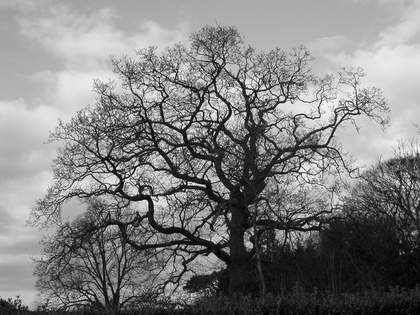
%> input picture Parameter measurement/Fractal Dimension-FD/boxcount/fractal_tree.jpg (made grey), 420 x 315 px, shrunk from 2272 x 1704 before the run, given in place of hand_indata.png, which was not available
$ octave example2D.m   (GNU Octave 9; MATLAB toolbox functions it lacks are replaced by stand-ins)
%> lines starting %> are read from the running program, lines starting %| are printed output that depends on the picture; pictures that were not available may be replaced by others from this repository, and a replacement may not be noted
### ControlSurface/src/freqgrid2.m
function [yGrid, xGrid] = freqgrid2(ysize,xsize,gpu)

%  [yGrid, xGrid] = freqgrid2(ysize,xsize)
%  [yGrid, xGrid] = freqgrid2(size)
%
% Creates a 2D grid of frequencies of a given size, respecting the MATLAB
% convention for the location of the DC component (top left). This means
% that if a filter is desgined on this grid, ifft2(filter) will behave as
% expected. Use fftshift before visualising.
%
% Chris Bridge, Institute of Biomedical Engineering, University of Oxford
% christopher.bridge@eng.ox.ac.uk

if nargin < 2
    xsize = ysize;
end

% Dimensions
ymid = floor(ysize/2);
xmid = floor(xsize/2);

% Work out the maximum frequency in the grid - depends on whether the image
% has odd or even dimensions due to the definition of the FFT
if(mod(ysize,2)) == 0
    ymax = ymid-1;
else
    ymax = ymid;
end

if(mod(xsize,2)) == 0
    xmax = xmid-1;
else
    xmax = xmid;
end

% Create the grid for the filter
[yGrid, xGrid] = ndgrid( -ymid : ymax, -xmid : xmax);
yGrid = ifftshift(yGrid)/ysize;
xGrid = ifftshift(xGrid)/xsize;

### Control surface/src/createMonogenicFilters.m
function filtStruct = createMonogenicFilters(ysize,xsize,wl,filtType, parameter)
%
%   filtStruct = createMonogenicFilters(ysize,xsize,wl, filtType = 'lg', parameter)
%
%    Creates a set of frequency domain filters combining bandpass and Reisz
%    filters for use in calculating the monogenic signal.
%
%         Inputs:
%                ysize, xsize - Y and X dimensions of the filters
%                wl           - Vector of wavelengths to use
%                filtType     - Filter type to use:
%                               'lg'    - Log-Gabor radial filter
%                               'gabor' - Gabor radial filter
%                               'gd'    - Gaussian derivative filter
%                               'cau'   - Cauer (elliptic) filter
%                               'dop'   - Difference of Poisson filter
%                parameter    - The shape parameters for 'lg' and 'dop'
%                               type filters
%
%         Outputs:
%                 fltStruct   - Output structure containing the filters used
%                               for use in calculating the mongenic signal.
%
%                               Fields:
%                             -  bpFilt - A four-dimensional array. Stacked
%                              along the fourth dimension are the bandpass
%                              filters for each wavelength. The third
%                              dimension is singleton. This allows
%                              intuitive filtering of stacks of images
%                              (i.e. videos)
%                             -  ReiszFilt - the complex-valued filter for the
%                              the Reisz transform
%                             -  numFilt - The number of bandpass filters
%
%
% Adapted by Chris Bridge (March 2014) from code by Vicente Grau and Ana
% Namburete
% christopher.bridge@eng.ox.ac.uk

if nargin < 4 || isempty(filtType)
    filtType = 'lg';
end

% Frequency grid for the filter
[yGrid,xGrid] = freqgrid2(ysize,xsize);

% Determine the spatial regions to use
w = sqrt(yGrid.^2 + xGrid.^2);
w(1, 1) = 1;    %Trick to avoid division by zero at DC component

% Determine the number of filters to try from input
numFilt = length(wl);

% Parameters governing the bandwidth of the bandpass filter for Gabor and
% log-Gabor type filters, and ratio of centre frequencies for difference of
% Poisson filters

if nargin > 4 && ~isempty(parameter)
    if(parameter < 0.0 || parameter > 1.0)
        error('Parameter must be between 0.0 and 1.0');
    end
    sigmaOnf = parameter;
    ratio = parameter;
else
    sigmaOnf = 0.5;
    ratio = 0.98;
end

% Output structure
bpFilt = zeros(ysize,xsize,1,numFilt);


% Generate band-pass filters (in frequency domain)
for flt = 1:numFilt
    % Construct the filter - first calculate the radial filter component.
    fo = 1.0/wl(flt);   % Centre frequency of filter.
    w0 = fo;       % Normalised radius from centre of frequency plane
                        % corresponding to fo.
    if strcmp(filtType, 'lg')
        bpFilt(:,:,1,flt) = exp((-(log(w/w0)).^2) / (2 * log(sigmaOnf)^2));         % computation of 3D log-gabor filter across the volumetric range
    elseif strcmp(filtType, 'gabor')
        bpFilt(:,:,1,flt) = exp((-(w/w0).^2) / (2 * sigmaOnf^2));                   % gabor filter
    elseif strcmp(filtType, 'gd')
        bpFilt(:,:,1,flt) = w .* exp(-(w.^2)*(wl(flt)^2));                          % isotropic gaussian derivative filter; wl is used for sigma
    elseif strcmp(filtType, 'cau')
        bpFilt(:,:,1,flt) = w .* exp(-(w)*(wl(flt)));                               % cauer filter, wl is used for sigma
    elseif strcmp(filtType, 'dop')
        s2 = wl(flt)/((ratio-1))*log(ratio);                                   % difference of Poisson filters
        s1 = ratio*s2;
        bpFilt(:,:,1,flt) = exp(-w*s1) - exp(-w*s2);
    end

    % Set the DC value of the filter
    bpFilt(1, 1, 1, flt) = 0;

    % Also remove unwanted high frequency components in filters
    % with even dimensions
    if(mod(ysize,2) == 0)
       bpFilt( ysize/2 +1,:, 1, flt) = 0;
    end
    if(mod(xsize,2) == 0)
       bpFilt( :, xsize/2 +1, 1, flt) = 0;
    end
end

% Normalise by the maximum value of the sum of all filters
sumFilt = sum(bpFilt, 4);
filtStruct.bpFilt = bpFilt ./ max(sumFilt(:));
filtStruct.numFilt = numFilt;

% Generating the Riesz filter components as a complex filter
filtStruct.ReiszFilt = (1i * yGrid - xGrid)./ w;     % (iY) + i(iX) = iY - X

% Create a frequency-domain differentiation filter (using the
% differentation property of Fourier Transforms)
filtStruct.diffFilt = 2i*pi*yGrid - 2*pi*xGrid;          % (iY) + i(iX) = iY - X

filtStruct.wl = wl;
filtStruct.filtType = filtType;
filtStruct.sigmaOnf = sigmaOnf;
filtStruct.ratio = ratio;

### Control surface/src/monogenicSignal.m
function [Fm1, Fm2, Fm3] = monogenicSignal(im, filtStruct)
%
%        [Fm1, Fm2, Fm3] = monogenicSignal(im, filtStruct)
%
% This function computes the monogenic signal using the Riesz transform as
% suggested by Felsberg. This function returns the 2D monogenic signal of
% each frame regardless of the input dimensionality
%
%   Inputs:
%       im         = image for which monogenic signal will be computed.
%                    May be 2 or 3 dimensional stack of images.
%       filtStruct = a structure containing the necessary filters, as
%                    returned by createMonogenicFilters
%
%   Outputs:
%       Fm1        = even component of the monogenic signal
%       Fm2,Fm3    = odd components of the monogenic signal
%                    The first three dimensions of the output are the image
%                    dimensions, the fourth is the bandpass wavelength if
%                    multiple are used.
%
%
% Adapted by Chris Bridge (March 2014) from code by Vincente Grau and Ana
% Namburete
% christopher.bridge@eng.ox.ac.uk

% Compute the 2-dimensional fast Fourier transform of the original image or
% stack of images
F = fft2(im);
Ffilt = bsxfun(@times, F, filtStruct.bpFilt);

% Compute the parts of the monogenic signal (NB applying the ifft2 to a 3D
% image here performs the 2D ifft to each two dimensional slice)
Fm1 = real(ifft2( Ffilt ));    %even component
Fmodd = ifft2( bsxfun(@times, Ffilt, filtStruct.ReiszFilt) );
Fm2 = real(Fmodd);  %odd components...
Fm3 = imag(Fmodd);

### Control surface/src/localEnergy.m
function LE = localEnergy(m1,m2,m3,wl_ind)
%
%   LE = localEnergy(m1,m2,m3,wl_ind)
%
% Calculates the local energy from a monogenic signal (m1,m2,m3) of an
% image or video. The phase is calculated for each scale independently.
%
% Alternatively, wl_ind, a parameter selecting the index of the wavelength
% to use may be passed.
%
% Chris Bridge, Institute of Biomedical Engineering, University of Oxford
% christopher.bridge@eng.ox.ac.uk

if nargin < 4
   LE = m1.^2 + m2.^2 + m3.^2;
else
   LE = m1(:,:,:,wl_ind).^2 + m2(:,:,:,wl_ind).^2 + m3(:,:,:,wl_ind).^2;
end

### Control surface/src/localPhase.m
function LP = localPhase(m1,m2,m3, wl_ind)
%
%    LP = localPhase(m1,m2,m3,wl_ind)
%
% Calculates the local phase from a monogenic signal (m1,m2,m3) of an image
% or video. The phase is calculated for each scale independently.
%
% Alternatively, wl_ind, a parameter selecting the index of the wavelength
% to use may be passed.
%
% Chris Bridge, Institute of Biomedical Engineering, University of Oxford
% christopher.bridge@eng.ox.ac.uk

if nargin < 4
   LP = atan2( sqrt(m2.^2 + m3.^2), m1);
else
   LP = atan2( sqrt(m2(:,:,:,wl_ind).^2 + m3(:,:,:,wl_ind).^2), m1(:,:,:,wl_ind));
end

### Control surface/src/localOrientation.m
function LO = localOrientation(m2,m3,degrees)
%  function LO = localOrientation(m2,m3,degrees = false)
%
% This function calculates the local image orientation from the odd parts
% of the monogenic signal. The value returned is in radians unless the
% third argument is set to true. The angle is measured anti-clockwise from
% the increasing x-axis and corresponds to the direction of increasing
% intensity in the image. The value is wrapped to be between -pi and pi
% radians (or -180 to 180 degrees).
%
% Chris Bridge, Institute of Biomedical Engineering, University of Oxford
% christopher.bridge@eng.ox.ac.uk

if (nargin < 3)
    degrees = false;
end

if (degrees)
    LO = atan2d(-m2,m3);
else
    LO = atan2(-m2,m3);
end

### Control surface/src/featureSymmetry.m
function [FS,FA] = featureSymmetry(m1,m2,m3, T)
%
%     [FS,FA] = featureSymmetry(m1,m2,m3, T = 0.18)
%
%  Calculates the feature symmetry (FS) and feature asymmetry (FA) using
%  the components of the monogenic signal (m1,m2,m3). These arrays may be
%  four dimensional, with the third dimension corresponding to time and the
%  fourth to different wavelengths of the bandpass filter. T is the
%  threshold used.
%
%  Adapted by Chris Bridge (March 2014) from code by Vicente Grau and Ana
%  Namburete
%  christopher.bridge@eng.ox.ac.uk


% Threshold
if nargin < 4
    T = 0.18;
end

[ysize, xsize, tsize, ssize] = size(m1);

% Small constant to avoid division by zero
epsilon = 0.001;

% Combine the odd components
odd = sqrt(m2.^2 + m3.^2);
even = abs(m1);

% Calculate the denominator (= local energy + epsilon)
denominator = sqrt(even.^2 + odd .^2) + epsilon;

% Calculate the numerators for FA and FS at all scales
% NB no need to take absolute value of 'odd' as it must be positive due to
% the way it's calculated
FS_numerator = max(even - odd - T, zeros(ysize, xsize, tsize, ssize));
FA_numerator = max(odd - even - T, zeros(ysize, xsize, tsize, ssize));

% Divide numerator by denominator
FS = FS_numerator./denominator;
FA = FA_numerator./denominator;

% Sum across scales, and divide by nimber of scales to give value between 0
% and 1 (i.e. take mean across the scale dimension)
FS = mean(FS, 4);
FA = mean(FA, 4);

### Control surface/src/orientedSymmetry.m
function [FA_y, FA_x, FS] = orientedSymmetry(m1,m2,m3,T)
%
%  [FA_y, FA_x, FS] = orientedSymmetry(m1,m2,m3,T = 0.18)
%
%   Creates an edge map using oriented feature asymmetry calculated from
%   the monogenic signal (m1,m2,m3). FA_y contains the vertical edge
%   components and FA_x contains the horizontal edge components. The
%   direction of the edges is defined to point in the direction of
%   increasing intensity, using the standard MATLAB definitions for the
%   increasing y and x directions (i.e. down and right).
%
%   FS returns the signed feature symmetry map (i.e. feature symmetry
%   with a sign to indiciate the polarity of the symmetry)

% Threshold
if nargin < 4
    T = 0.18;
end

[ysize, xsize, tsize, ssize] = size(m1);

% Small constant to avoid division by zero
epsilon = 0.001;

% Take the absolute value of m1 as the even part of the filter
even = abs(m1);
odd = sqrt(m2.*m2 + m3.*m3);

% Calculate the denominator (= local amplitude + epsilon)
denominator = sqrt(even.*even + m2.*m2 + m3.*m3) + epsilon;

% Calculate the numerators for FA and FS at all scales
% NB no need to take absolute value of 'odd' as it must be positive due to
% the way it's calculated
FA_numerator = max(odd - even - T, zeros(ysize, xsize, tsize, ssize));
FS_numerator = max(even - odd - T, zeros(ysize, xsize, tsize, ssize));

% Divide numerator by denominator and include orientation
FA_y = (FA_numerator./denominator).*(m2./odd);
FA_x = (FA_numerator./denominator).*(m3./odd);
FS = (FS_numerator./denominator).*sign(m1);

% Sum across scales, and divide by nimber of scales to give value between 0
% and 1 (i.e. take mean across the scale dimension)
FA_y = mean(FA_y, 4);
FA_x = mean(FA_x, 4);
FS = mean(FS, 4);

### Control surface/example2D.m
% This is an example script for using the monogenic signal code for 2D
% images

% Add monogenic_signal source directory to path
addpath('src')

% Load a matlab test image
% If running under octave, you will need to change this to an image file of
% your choice.
% Note that the monogenic signal is intended to on greyscale images (using it on
% a colour image will result in the three channels being processed independently).
I = imread('hand_indata.png');
%> I is the input picture: size 315x420 uint8; min 1, max 255, mean 129.1
[Y,X] = size(I);
%> Y = 315; X = 420

% First we have to choose a set of centre-wavelengths for our filters,
% typically you will want to play around with this a lot.
% Centre-wavelengths are expressed in pixel units. Here we use a set of
% wavelenths with a constant scaling factor of 1.5 between them, starting
% at 20 pixels
cw = 20*1.5.^(0:4);
cw = 10*1.5.^(0);

% Now use these wavelengths to create a structure containing
% frequency-domain filters to calculate the mnonogenic signal. We can
% re-use this structure many times if we need for many images of the same
% size and using the same wavelength. We can choose from a number of
% different filter types, with log-Gabor ('lg') being the default. For lg
% filters we can also choose the shape parameter (between 0 and 1), which
% governs the bandwidth (0.41 gives a three-octave filter, 0.55 gives a two
% octave filter)
filtStruct = createMonogenicFilters(Y,X,cw,'lg',0.55);
%> after the loop in createMonogenicFilters, `for flt = 1:numFilt`:
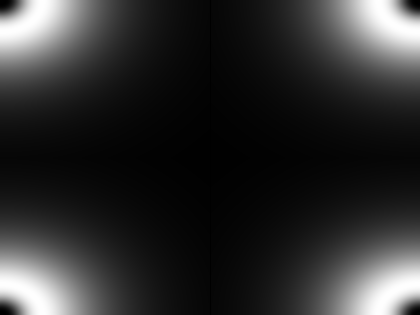
%> bpFilt: size 315x420 double; min 0, max 1, mean 0.183

% Now we can use this structure to find the monogenic signal for the image
[m1,m2,m3] = monogenicSignal(I,filtStruct);

% The returned values are the three parts of the monogenic signal: m1 is
% the even part, and m2 and m3 are the odd parts in the vertical and
% horizontal directions respectively. Each array is Y x X x 1 x W, where
% X and Y are the image dimensions and W is the number of wavelengths.
% The filter responses to the filters of each scale are stacked along the
% fourth dimension.

% (Alternatively one may pass a 3D volume to monogenicSignal, in which case
% the 2D monogenic signal is found for each of the Z 2D planes independently and
% returned as a set of Y x X x Z x W arrays)

% From here we can straightforwardly find many of the derived measures by
% passing these three arrays

% Local energy (calculated on a per-scale basis)
LE = localEnergy(m1,m2,m3);

% Local phase (calculated on a per-scale basis)
LP = localPhase(m1,m2,m3);
%> in localPhase, `LP = atan2( sqrt(m2.^2 + m3.^2), m1);`:
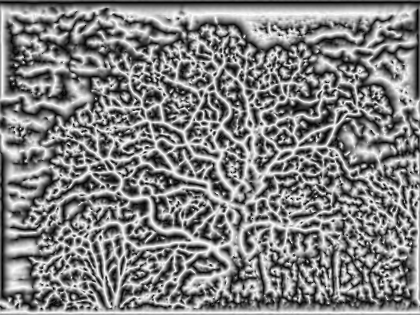
%> LP: size 315x420 double; min 0.00109, max 3.14, mean 1.6; drawn with min black and max white

% Local orientation (calculated on a per-scale basis)
% Only need to pass the odd parts (m2,m3) as even part (m1) is irrelevant
LO = localOrientation(m2,m3);
%> in localOrientation, `LO = atan2(-m2,m3);`:
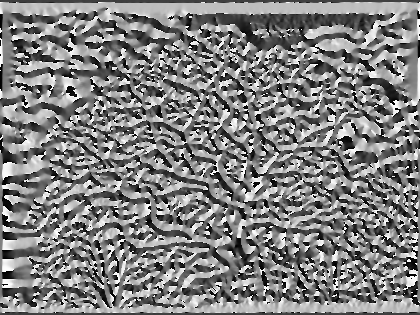
%> LO: size 315x420 double; min -3.14, max 3.14, mean 0.0326; drawn with min black and max white

% Feature symmetry and asymmetry (see Kovesi "Symmetry and Asymmetry from
% Local Phase") pick out 'blob-like' and 'boundary-like' structures
% respectively. This combines all the scales to give a single 2D image.
[FS,FA] = featureSymmetry(m1,m2,m3);
%> in featureSymmetry, `FA = FA_numerator./denominator;`:
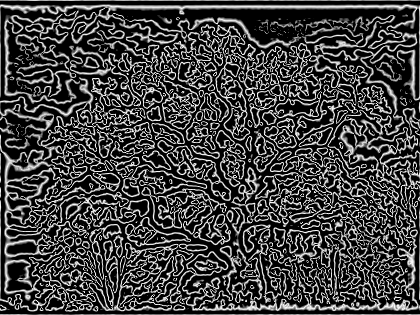
%> FA: size 315x420 double; min 0, max 0.998, mean 0.263

% Oriented symmetry and asymmetry are like the above but contain more
% information. Symmetric blobs are differentiated into peaks and troughs
% by the sign of the signed feature symmetry (SFS) measure. Oriented
% feature asymmetry (OFA) is a vector quantity (returned below as separate
% components) that describes both the magnitude and orientation of the
% boundary
[OFA_y,OFA_x,SFS] = orientedSymmetry(m1,m2,m3);
%> in orientedSymmetry, `FA_x = (FA_numerator./denominator).*(m3./odd);`:
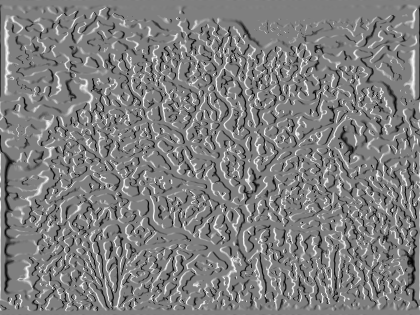
%> FA_x: size 315x420 double; min -0.994, max 0.993, mean -0.000737; drawn with min black and max white
%> in orientedSymmetry, `FS = (FS_numerator./denominator).*sign(m1);`:
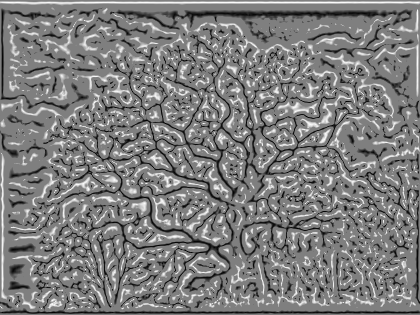
%> FS: size 315x420 double; min -0.993, max 0.995, mean -0.0101; drawn with min black and max white

% Display
figure()
imshow(I), axis image, axis off, colormap gray
title('Test Image')


figure()
imagesc(reshape(LE,Y,[])), axis image, axis off, colormap gray
title('Local Energy Over Scales')

figure()
imagesc(reshape(LP,Y,[])), axis image, axis off, colormap gray
title('Local Phase Over Scales')
%% write on a file
dlmwrite('filename.txt',LP)

figure()
imagesc(reshape(LO,Y,[])), axis image, axis off, colorbar
title('Local Orientation Over Scales (radians)')

figure()
imagesc([FS,FA]), axis image, axis off, colormap gray
title('Feature Symmetry and Asymmetry')

figure()
imagesc([FS,OFA_y,OFA_x]), axis image, axis off, colormap gray
title('Signed Feature Symmetry and Oriented Feature Asymmetry')
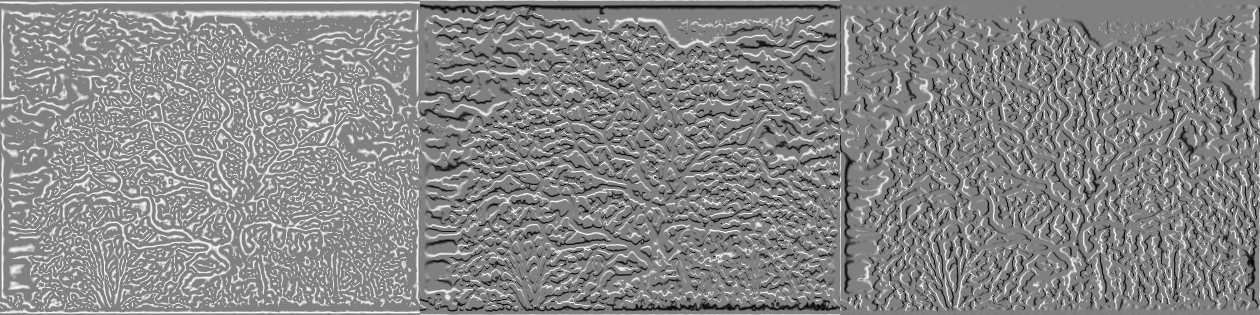
%> displayed picture: size 315x1260x3, on the screen's scale of 0 to 255; min 0, max 255, mean 135.5

%%

% If you want to visualise the filters to better understand what's going on,
% we can do something like this:
% First the frequency-domain representation (which is how the filter is stored
% and used) for just the third filter in the stack bpFilt(:,:,1,3)
figure()
subplot(1,3,1)
surf(real(fftshift(filtStruct.bpFilt(:,:,1,3))),'edgecolor','none')
%> (this line was passed over: surf is not available in this run)
title('Even Part of The Frequency Domain Filter')
subplot(1,3,2)
surf(real(fftshift(filtStruct.bpFilt(:,:,1,3).*filtStruct.ReiszFilt)),'edgecolor','none')
%> (this line was passed over: surf is not available in this run)
title('First Odd Part of The Frequency Domain Filter')
subplot(1,3,3)
surf(imag(fftshift(filtStruct.bpFilt(:,:,1,3).*filtStruct.ReiszFilt)),'edgecolor','none')
%> (this line was passed over: surf is not available in this run)
title('Second Odd Part of The Frequency Domain Filter')

% Now the image (spatial) domain filters, which can be found via ifft
figure()
subplot(1,3,1)
surf(real(fftshift(ifft2(filtStruct.bpFilt(:,:,1,3)))),'edgecolor','none')
%> (this line was passed over: surf is not available in this run)
title('Even Part of The Image Domain Filter')
subplot(1,3,2)
surf(real(fftshift(ifft2(filtStruct.bpFilt(:,:,1,3).*filtStruct.ReiszFilt))),'edgecolor','none')
%> (this line was passed over: surf is not available in this run)
title('First Odd Part of The Image Domain Filter')
subplot(1,3,3)
surf(imag(fftshift(ifft2(filtStruct.bpFilt(:,:,1,3).*filtStruct.ReiszFilt))),'edgecolor','none')
%> (this line was passed over: surf is not available in this run)
title('Second Odd Part of The Image Domain Filter')


%% Now for phase congruency
clear

% Load a matlab test image and convert to greyscale
%> (the run ends here)
